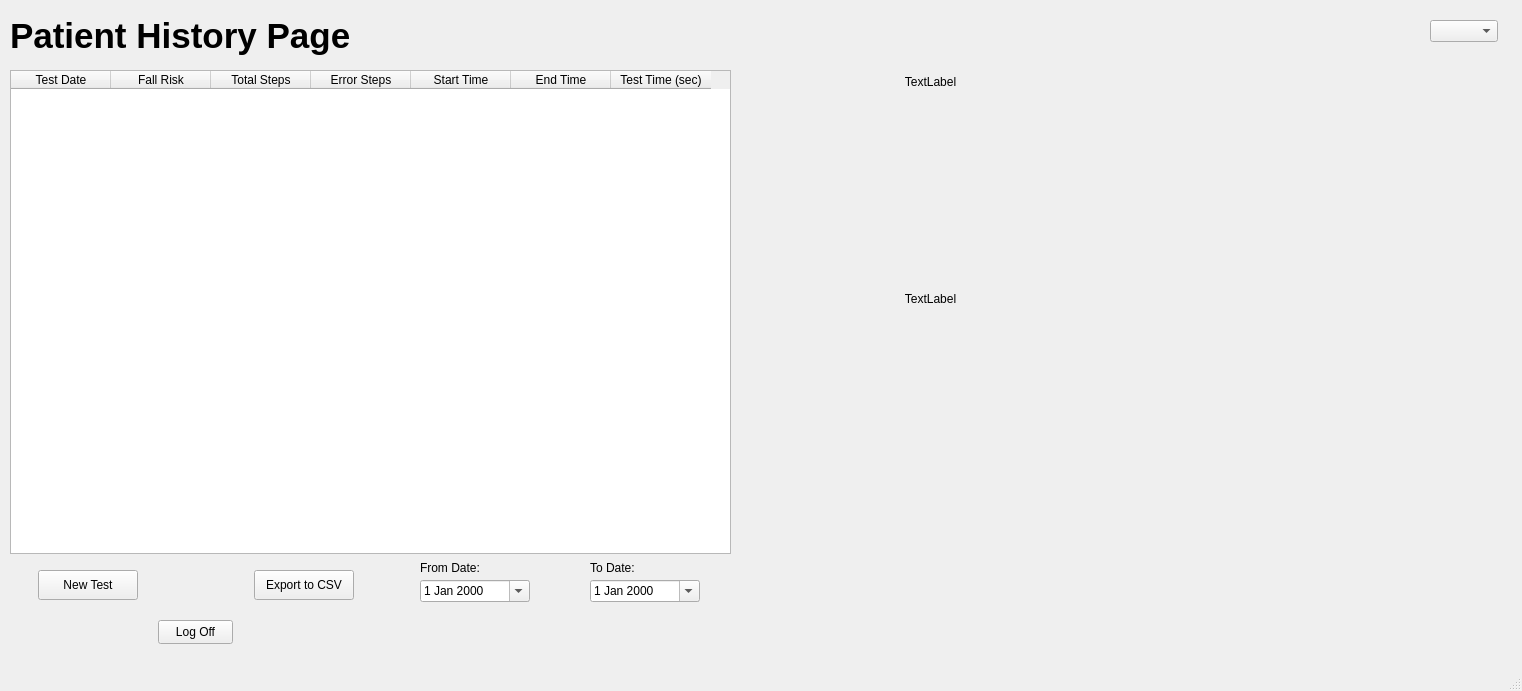
<?xml version="1.0" encoding="UTF-8"?>
<ui version="4.0">
 <class>MainWindow</class>
 <widget class="QMainWindow" name="MainWindow">
  <property name="geometry">
   <rect>
    <x>0</x>
    <y>0</y>
    <width>1522</width>
    <height>691</height>
   </rect>
  </property>
  <property name="windowTitle">
   <string>Patient History Page</string>
  </property>
  <widget class="QWidget" name="centralwidget">
   <widget class="QLabel" name="label_Patient_History_Page">
    <property name="geometry">
     <rect>
      <x>10</x>
      <y>10</y>
      <width>341</width>
      <height>51</height>
     </rect>
    </property>
    <property name="font">
     <font>
      <pointsize>26</pointsize>
      <bold>true</bold>
     </font>
    </property>
    <property name="text">
     <string>Patient History Page</string>
    </property>
   </widget>
   <widget class="QTableWidget" name="tableWidget_History">
    <property name="geometry">
     <rect>
      <x>10</x>
      <y>70</y>
      <width>721</width>
      <height>484</height>
     </rect>
    </property>
    <property name="cursor" stdset="0">
     <cursorShape>OpenHandCursor</cursorShape>
    </property>
    <property name="layoutDirection">
     <enum>Qt::LayoutDirection::LeftToRight</enum>
    </property>
    <column>
     <property name="text">
      <string>Test Date</string>
     </property>
    </column>
    <column>
     <property name="text">
      <string>Fall Risk</string>
     </property>
    </column>
    <column>
     <property name="text">
      <string>Total Steps</string>
     </property>
    </column>
    <column>
     <property name="text">
      <string>Error Steps</string>
     </property>
    </column>
    <column>
     <property name="text">
      <string>Start Time</string>
     </property>
    </column>
    <column>
     <property name="text">
      <string>End Time</string>
     </property>
    </column>
    <column>
     <property name="text">
      <string>Test Time (sec)</string>
     </property>
    </column>
   </widget>
   <widget class="QPushButton" name="ExportToCSVButton">
    <property name="geometry">
     <rect>
      <x>254</x>
      <y>570</y>
      <width>100</width>
      <height>30</height>
     </rect>
    </property>
    <property name="cursor">
     <cursorShape>OpenHandCursor</cursorShape>
    </property>
    <property name="text">
     <string>Export to CSV</string>
    </property>
   </widget>
   <widget class="QDateEdit" name="dateEdit_From">
    <property name="geometry">
     <rect>
      <x>420</x>
      <y>580</y>
      <width>110</width>
      <height>22</height>
     </rect>
    </property>
    <property name="cursor">
     <cursorShape>OpenHandCursor</cursorShape>
    </property>
    <property name="wrapping">
     <bool>false</bool>
    </property>
    <property name="calendarPopup">
     <bool>true</bool>
    </property>
   </widget>
   <widget class="QPushButton" name="NewTestButton">
    <property name="geometry">
     <rect>
      <x>38</x>
      <y>570</y>
      <width>100</width>
      <height>30</height>
     </rect>
    </property>
    <property name="cursor">
     <cursorShape>OpenHandCursor</cursorShape>
    </property>
    <property name="text">
     <string>New Test</string>
    </property>
   </widget>
   <widget class="QDateEdit" name="dateEdit_To">
    <property name="geometry">
     <rect>
      <x>590</x>
      <y>580</y>
      <width>110</width>
      <height>22</height>
     </rect>
    </property>
    <property name="cursor">
     <cursorShape>OpenHandCursor</cursorShape>
    </property>
    <property name="wrapping">
     <bool>false</bool>
    </property>
    <property name="calendarPopup">
     <bool>true</bool>
    </property>
   </widget>
   <widget class="QLabel" name="label_To_Date">
    <property name="geometry">
     <rect>
      <x>590</x>
      <y>560</y>
      <width>61</width>
      <height>16</height>
     </rect>
    </property>
    <property name="text">
     <string>To Date:</string>
    </property>
   </widget>
   <widget class="QPushButton" name="LogOffButton">
    <property name="geometry">
     <rect>
      <x>158</x>
      <y>620</y>
      <width>75</width>
      <height>24</height>
     </rect>
    </property>
    <property name="cursor">
     <cursorShape>OpenHandCursor</cursorShape>
    </property>
    <property name="text">
     <string>Log Off</string>
    </property>
   </widget>
   <widget class="QLabel" name="label_From_Date">
    <property name="geometry">
     <rect>
      <x>420</x>
      <y>560</y>
      <width>61</width>
      <height>16</height>
     </rect>
    </property>
    <property name="text">
     <string>From Date:</string>
    </property>
   </widget>
   <widget class="QWidget" name="widget_Gauge" native="true">
    <property name="geometry">
     <rect>
      <x>740</x>
      <y>70</y>
      <width>386</width>
      <height>242</height>
     </rect>
    </property>
    <widget class="QWidget" name="layoutWidget">
     <property name="geometry">
      <rect>
       <x>0</x>
       <y>5</y>
       <width>381</width>
       <height>231</height>
      </rect>
     </property>
     <layout class="QVBoxLayout" name="verticalLayout">
      <item>
       <widget class="QLabel" name="label_Gauge_Title">
        <property name="sizePolicy">
         <sizepolicy hsizetype="Expanding" vsizetype="Fixed">
          <horstretch>0</horstretch>
          <verstretch>0</verstretch>
         </sizepolicy>
        </property>
        <property name="text">
         <string>TextLabel</string>
        </property>
        <property name="alignment">
         <set>Qt::AlignmentFlag::AlignCenter</set>
        </property>
       </widget>
      </item>
      <item>
       <widget class="QWidget" name="widget_Gauge_Canvas" native="true"/>
      </item>
      <item>
       <widget class="QLabel" name="label_Gauge_Percentage">
        <property name="sizePolicy">
         <sizepolicy hsizetype="Expanding" vsizetype="Fixed">
          <horstretch>0</horstretch>
          <verstretch>0</verstretch>
         </sizepolicy>
        </property>
        <property name="text">
         <string>TextLabel</string>
        </property>
        <property name="alignment">
         <set>Qt::AlignmentFlag::AlignCenter</set>
        </property>
       </widget>
      </item>
     </layout>
    </widget>
   </widget>
   <widget class="QWidget" name="widget_FallRisk" native="true">
    <property name="geometry">
     <rect>
      <x>1127</x>
      <y>70</y>
      <width>386</width>
      <height>242</height>
     </rect>
    </property>
   </widget>
   <widget class="QWidget" name="widget_StepCount" native="true">
    <property name="geometry">
     <rect>
      <x>740</x>
      <y>313</y>
      <width>386</width>
      <height>242</height>
     </rect>
    </property>
   </widget>
   <widget class="QWidget" name="widget_ErrorSteps" native="true">
    <property name="geometry">
     <rect>
      <x>1127</x>
      <y>313</y>
      <width>386</width>
      <height>242</height>
     </rect>
    </property>
   </widget>
   <widget class="QComboBox" name="comboBoxLanguage">
    <property name="geometry">
     <rect>
      <x>1430</x>
      <y>20</y>
      <width>68</width>
      <height>22</height>
     </rect>
    </property>
    <property name="cursor">
     <cursorShape>OpenHandCursor</cursorShape>
    </property>
    <property name="currentText">
     <string/>
    </property>
    <property name="currentIndex">
     <number>-1</number>
    </property>
    <item>
     <property name="text">
      <string>English</string>
     </property>
    </item>
    <item>
     <property name="text">
      <string>עברית</string>
     </property>
    </item>
   </widget>
  </widget>
  <widget class="QMenuBar" name="menubar">
   <property name="geometry">
    <rect>
     <x>0</x>
     <y>0</y>
     <width>1522</width>
     <height>22</height>
    </rect>
   </property>
  </widget>
  <widget class="QStatusBar" name="statusbar"/>
 </widget>
 <resources/>
 <connections/>
</ui>
